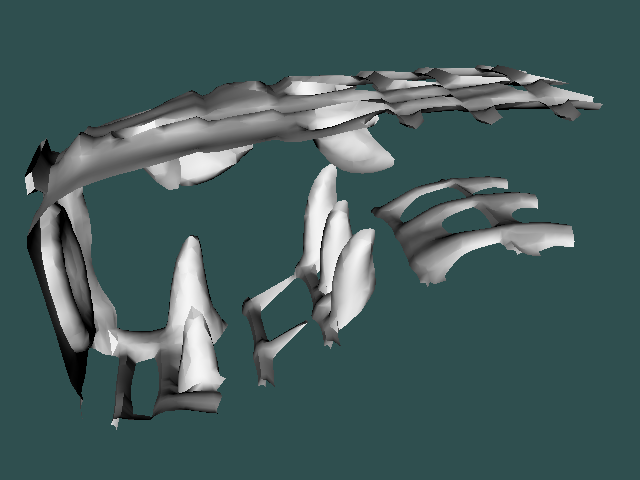

Python code for this plot:
#!/usr/bin/env python

# Marching cubes isosurface of combustor flow density.

import os
from pathlib import Path

# Factory overrides: importing these modules registers the OpenGL rendering
# and interaction style implementations for vtkRenderingCore factory classes.
import vtkmodules.vtkInteractionStyle  # noqa: F401
import vtkmodules.vtkRenderingOpenGL2  # noqa: F401

# VTK pipeline classes used in this example
from vtkmodules.vtkFiltersCore import (
    vtkContourFilter,
    vtkPolyDataNormals,
    vtkStructuredGridOutlineFilter,
)
from vtkmodules.vtkIOParallel import vtkMultiBlockPLOT3DReader
from vtkmodules.vtkRenderingCore import (
    vtkActor,
    vtkPolyDataMapper,
    vtkRenderWindow,
    vtkRenderWindowInteractor,
    vtkRenderer,
)

# Colors (normalized RGB)
white_smoke = (0.961, 0.961, 0.961)
dark_slate_gray = (0.184, 0.310, 0.310)

# Data files
data_dir = Path(os.environ.get("VPE_DATA_DIR", Path(__file__).parent))
xyz_file = str(data_dir / "combxyz.bin")
q_file = str(data_dir / "combq.bin")

# Reader: load PLOT3D combustor dataset
pl3d = vtkMultiBlockPLOT3DReader()
pl3d.SetXYZFileName(xyz_file)
pl3d.SetQFileName(q_file)
pl3d.SetScalarFunctionNumber(100)
pl3d.SetVectorFunctionNumber(202)
pl3d.Update()

# Filter: extract isosurface at density value 0.38
iso = vtkContourFilter()
iso.SetInputData(pl3d.GetOutput().GetBlock(0))
iso.SetValue(0, 0.38)

# Filter: compute smooth normals for the isosurface
normals = vtkPolyDataNormals()
normals.SetInputConnection(iso.GetOutputPort())
normals.SetFeatureAngle(45)

# Mapper: map isosurface to graphics primitives
iso_mapper = vtkPolyDataMapper()
iso_mapper.SetInputConnection(normals.GetOutputPort())
iso_mapper.ScalarVisibilityOff()

# Actor: display the isosurface
iso_actor = vtkActor()
iso_actor.SetMapper(iso_mapper)
iso_actor.GetProperty().SetColor(white_smoke)

# Filter: structured grid outline
outline = vtkStructuredGridOutlineFilter()
outline.SetInputConnection(pl3d.GetOutputPort())

# Mapper: map outline to graphics primitives
outline_mapper = vtkPolyDataMapper()
outline_mapper.SetInputConnection(outline.GetOutputPort())

# Actor: display the outline wireframe
outline_actor = vtkActor()
outline_actor.SetMapper(outline_mapper)

# Renderer: assemble the scene and configure the camera
renderer = vtkRenderer()
renderer.AddActor(outline_actor)
renderer.AddActor(iso_actor)
renderer.SetBackground(dark_slate_gray)

# Window: display the rendered scene
render_window = vtkRenderWindow()
render_window.AddRenderer(renderer)
render_window.SetWindowName("combustor isosurface")
render_window.SetMultiSamples(0)
render_window.SetSize(640, 480)

# Scene: configure the camera
renderer.GetActiveCamera().SetFocalPoint(9.71821, 0.458166, 29.3999)
renderer.GetActiveCamera().SetPosition(2.7439, -37.3196, 38.7167)
renderer.GetActiveCamera().SetViewUp(-0.16123, 0.264271, 0.950876)
renderer.GetActiveCamera().Zoom(1.3)
renderer.ResetCameraClippingRange()

# Interactor: handle mouse and keyboard events
render_window_interactor = vtkRenderWindowInteractor()
render_window_interactor.SetRenderWindow(render_window)

# Launch the interactive visualization
render_window_interactor.Initialize()
render_window_interactor.Start()
